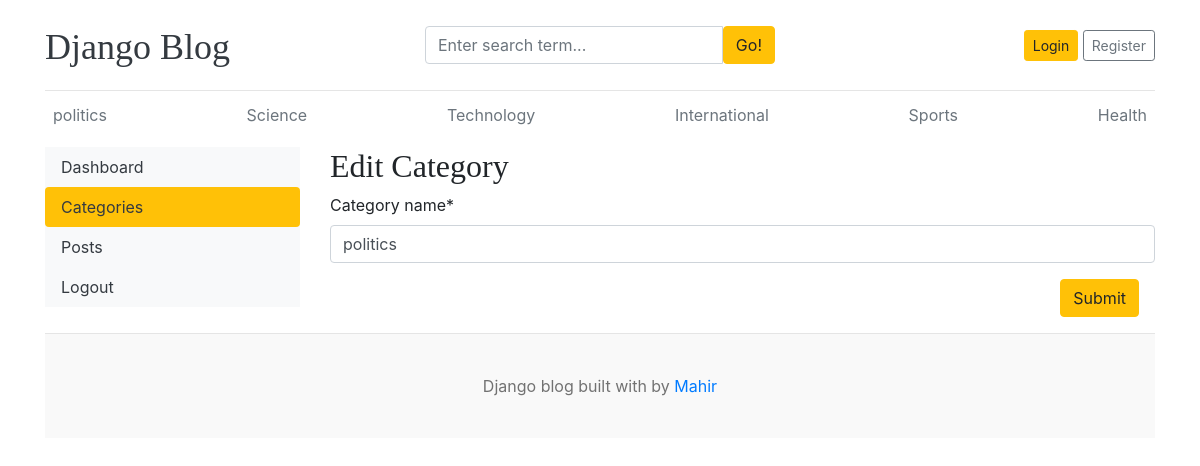
The app's page /dashboard/categories/edit/2/ with its own data.
### blogs/models.py (models this page shows, shortened)
class Category(models.Model):
    category_name = models.CharField(max_length=100, unique=True)
    created_at = models.DateTimeField(auto_now_add=True)
    updated_at = models.DateTimeField(auto_now=True)
    class Meta:
        verbose_name = 'Category'
        verbose_name_plural = 'Categories'

### dashboards/views.py (the view)
# urls.py: path('categories/edit/<int:pk>/', views.edit_category, name='edit_category'),
def edit_category(request, pk):
    category = get_object_or_404(Category, pk=pk)
    if request.method == 'POST':
        form = CategoryForm(request.POST, instance=category)
        if form.is_valid():
            form.save()
            return redirect('categories')
    form = CategoryForm(instance=category)
    context = {
        'form': form,
        'category': category
    }
    return render(request, 'dashboard/edit_category.html', context)

### dashboards/forms.py
class CategoryForm(forms.ModelForm):
    class Meta:
        model = Category
        fields = '__all__'

### blogs/context_processors.py (called while the page is built)
def get_categories(request):
    categories = Category.objects.all()
    return dict(categories=categories)

def get_social_links(request):
    social_links = SocialLink.objects.all()
    return dict(social_links=social_links)

### templates/dashboard/edit_category.html (shortened to what this page needs)
{% extends 'base.html' %}
{% block content %}
{% load crispy_forms_tags %}
<div class="row">
    {% include 'dashboard/sidebar.html' %}
    <div class="col-md-9">
        <h2>Edit Category</h2>
        <form action="{% url 'edit_category' category.pk %}" method="post">
            {{ form | crispy }}
            <button type="submit" class="btn btn-warning mb-3 float-right mr-3">Submit</button>
        </form>
    </div>
</div>
{% endblock %}

### templates/base.html (shortened to what this page needs)
{% load static %}
<!DOCTYPE html>
<html lang="en">
<head>
    <link href="https://getbootstrap.com/docs/4.0/dist/css/bootstrap.min.css" rel="stylesheet">
    <link href="{% static 'css/blog.css' %}" rel="stylesheet">
    <link rel="stylesheet" href="https://cdnjs.cloudflare.com/ajax/libs/font-awesome/4.7.0/css/font-awesome.min.css">
  </head>
<body>
    <div class="container">
      <header class="blog-header py-3">
        <div class="row flex-nowrap justify-content-between align-items-center">
          <div class="col-4 pt-1">
            <a class="blog-header-logo text-dark" href="/">Django Blog</a>
          </div>
          <div class="col-4">
            <form action="{% url 'search' %}" method="GET">
              <div class="input-group">
                        <input class="form-control" type="text" name="keyword" value="{{ keyword }}" placeholder="Enter search term..." aria-label="Enter search term..." aria-describedby="button-search" />
                        <button  class="btn btn-warning" id="button-search" type="submit">Go!</button>
                    </div>
            </form>
          </div>
          <div class="col-4 d-flex justify-content-end align-items-center">
            {% if user.is_authenticated %}
              <span><a href="{% url 'dashboard' %}">Dashboard</a></span>
              &emsp;
              <a class="btn btn-sm btn-outline-secondary" href="{% url 'logout' %}">Logout</a>
            {% else %}
            <a class="btn btn-sm btn-warning" href="{% url 'login' %}">Login</a> &nbsp;
            <a class="btn btn-sm btn-outline-secondary" href="{% url 'register' %}">Register</a>
            {% endif %}
          </div>
        </div>
      </header>
      <div class="nav-scroller py-1 mb-2">
        <nav class="nav d-flex justify-content-between">
          {% for category in categories %}
          <a class="p-2 text-muted" href="{% url 'posts_by_category' category.id %}">{{category.category_name}}</a>
          {% endfor %}
        </nav>
      </div>
{% block content %}
{% endblock %}
<footer class="blog-footer">
  <p>Django blog built with by <a href="#">Mahir</a></p>
</footer>
</body>
</html>

### blog_main/static/css/blog.css (style rules this page uses)
.blog-header { border-bottom: 1px solid #e5e5e5; }
.blog-header-logo { font-family: "Playfair Display", Georgia, "Times New Roman", serif; font-size: 2.25rem; }
h1, h2, h3, h4, h5, h6 { font-family: "Playfair Display", Georgia, "Times New Roman", serif; }
.blog-footer { padding: 2.5rem 0; color: #727272; text-align: center; background-color: #f9f9f9; border-top: .05rem solid #e5e5e5; }
.blog-footer p:last-child { margin-bottom: 0; }

### records on screen
Category: category_name "politics"
Category: category_name "Science"
Category: category_name "Technology"
Category: category_name "International"
Category: category_name "Sports"
Category: category_name "Health"
